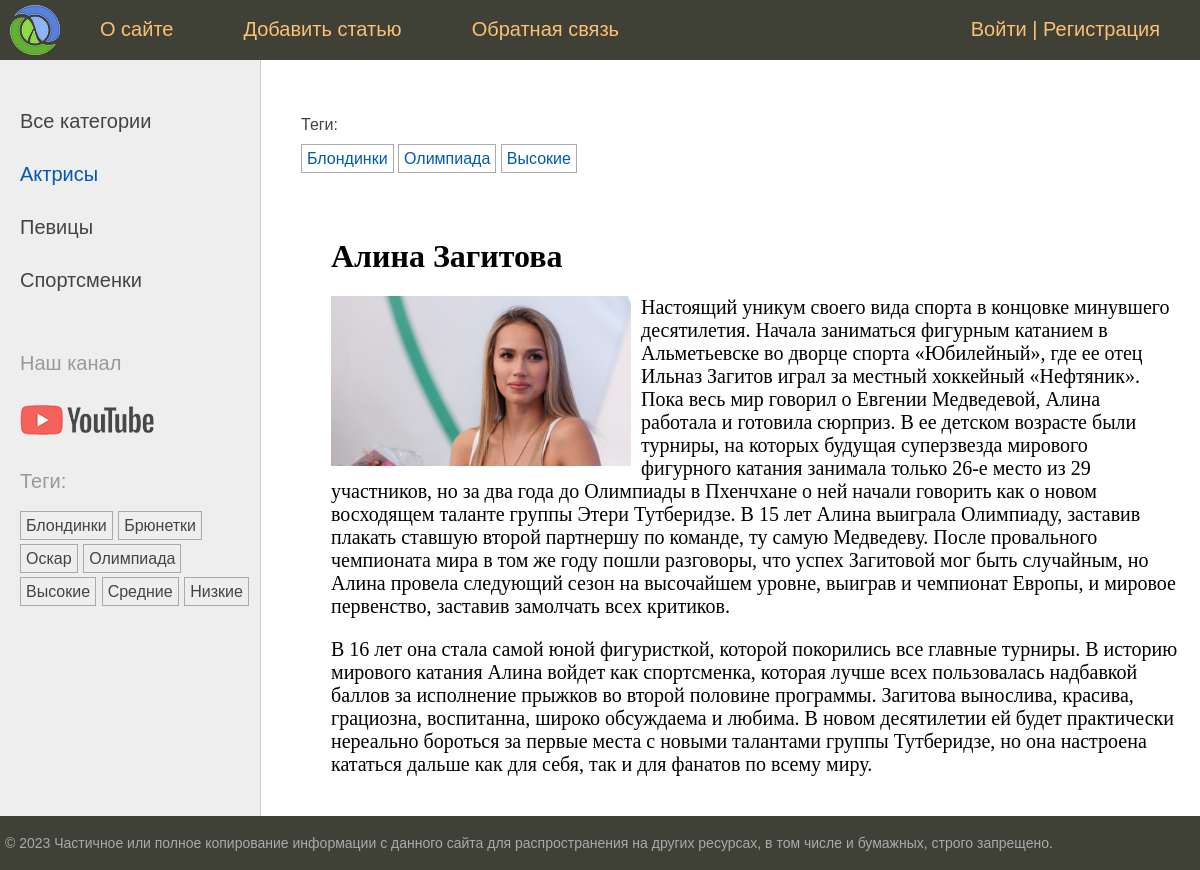
Page /post/alina-zagitova on the committed database.
### women_app/models.py (models this page shows, shortened)
class Category(models.Model):
    name = models.CharField(max_length=100, db_index=True)
    slug = models.SlugField(max_length=255, unique=True, db_index=True)
    def get_absolute_url(self):
        return reverse('categories', kwargs={'cat_slug' : self.slug})
    class Meta:
        verbose_name = 'Категории'
        verbose_name_plural = 'Категории'

class TagPost(models.Model):
    tag = models.CharField(max_length=100, db_index=True)
    slug = models.SlugField(max_length=255, unique=True, db_index=True)
    def get_absolute_url(self):
        return reverse('tag', kwargs={'tag_slug' : self.slug})

class Women(models.Model):
    class Status(models.IntegerChoices):
        DRAFT = (0, 'Черновик')
        PUBLISHED = (1, 'Опубликовано')
    title = models.CharField(max_length=255, verbose_name='Заголовок')
    content = models.TextField(blank=True, verbose_name='Контент')
    time_create = models.DateTimeField(auto_now_add=True, verbose_name='Время создания')
    time_update = models.DateTimeField(auto_now=True)
    photo = models.ImageField(upload_to='photos/%Y/%m/%d',blank=True, null=True, default=None, verbose_name='Фото')
    is_published = models.BooleanField(choices=tuple(map(lambda x: (bool(x[0]), x[1]), Status.choices)), default=Status.DRAFT, verbose_name='Статус')
    slug = models.SlugField(max_length=255, unique=True, db_index=True, blank=True)
    cat = models.ForeignKey('Category', on_delete=models.PROTECT, related_name='posts', verbose_name='Категории')
    tags = models.ManyToManyField('TagPost', blank=True, related_name='tags')
    husband = models.OneToOneField('Husband', on_delete=models.SET_NULL, related_name='wuman', null=True)
    published = PublishedManager()
    objects = models.Manager()
    author = models.ForeignKey(get_user_model(), null=True, default=None, on_delete=models.SET_NULL, related_name='posts', verbose_name='Автор')
    class Meta:
        verbose_name = 'Известные женщины'
        verbose_name_plural = 'Известные женщины'
        ordering = ['-time_create']

### women_app/views.py (the view)
# urls.py: path('post/<slug:post_slug>', views.ShowPost.as_view(), name='post'), #http://127.0.0.1:8000/post/int/
class ShowPost(DataMixin,DetailView):
    template_name = 'women_app/post.html'
    context_object_name = 'post'
    slug_url_kwarg = 'post_slug'
    cat_selected = 1
    def get_object(self, queryset=None):
        return get_object_or_404(Women.published, slug=self.kwargs[self.slug_url_kwarg])
    def get_context_data(self, **kwargs):
        context = super().get_context_data(**kwargs)
        context['title'] = context['post'].title
        return context

### women_app/context_processors.py (called while the page is built)
def get_custom_context(request):
    menu = [{'title': 'О сайте', 'url_name': 'about'},
        {'title': 'Добавить статью', 'url_name': 'add_page'},
        {'title': 'Обратная связь', 'url_name': 'contact'},
        ]
    return {'menu': menu}

### women_app/models.py (called while the page is built)
    def get_queryset(self) -> models.QuerySet:
        return super().get_queryset().filter(is_published = Women.Status.PUBLISHED)

### women_app/templatetags/women_tags.py (called while the page is built)
@register.inclusion_tag('women_app/list_categories.html')
def show_categories(cat_selected = 0):
    categories = Category.objects.all()
    return {'categories' : categories, 'cat_selected' : cat_selected}

@register.inclusion_tag('women_app/list_tags.html')
def show_all_tags():
    return {'tags' :TagPost.objects.all()}

### women_app/utils.py (called while the page is built)
    def get_context_data(self, **kwargs):
        context = super().get_context_data(**kwargs)
        if 'paginator' in context and 'page_obj' in context:
            context["page_range"] = context["paginator"].get_elided_page_range(context["page_obj"].number, on_each_side=2, on_ends=1)
        return context

### women_app/templates/women_app/post.html
{% extends 'base.html' %}
{% block breadcrumbs %}
{% with post.tags.all as tags %}
{% if tags %}
<p>Теги:</p>
<ul class="tags-list">
	{% for t in tags %}
	<li><a href="{{t.get_absolute_url}}">{{t.tag}}</a></li>
	{% endfor %}
</ul>
{% endif %}
{% endwith %}
{% endblock %}
{% block content %}
<h1>{{post.title}}</h1>
{% if post.photo %}
	<img class="img-article-left" src="{{ post.photo.url }}" alt="{{ post.title }}">
{% endif %}
{{post.content|linebreaks}}
{% endblock %}

### women_app/templates/women_app/list_categories.html
{% for cat in categories %}
{% if cat_selected == cat.id %}
<li class ='selected'> {{cat.name}}</li>
{% else %}
<li><a href="{{cat.get_absolute_url}}"> {{cat.name}}</a></li>
{% endif %}
{% endfor %}

### women_app/templates/women_app/list_tags.html
{% if tags %}
<p>Теги:</p>
<ul class="tags-list">
    {% for t in tags %}
    <li><a href="{{t.get_absolute_url}}">{{t.tag}}</a></li>
    {% endfor %}
</ul>
{% endif %}

### women_app/static/women/css/styles.css (style rules this page uses)
html, body { font-family: 'Arial'; margin: 0; padding: 0; height: 100%; width: 100%; color: #444; }
a { color: #0059b2; text-decoration: none; }
img { max-width: 600px; height: auto; }
img.img-article-left { max-width: 300px; height: auto; float: left; padding: 0 10px 10px 0; }
.left-chapters ul { width: 230px; margin: 0; padding: 20px 10px 10px 20px; list-style: none; font-size: 20px; }
.left-chapters ul li { margin: 30px 0 0 0; color: #999; }
.left-chapters ul li.selected { color: #0059b2; }
.left-chapters ul li a { color: #444; text-decoration: none; }
ul.tags-list { width: 100%; margin: 0; padding: 0; list-style: none; }
ul.tags-list li { margin: 0; padding: 0 0 10px; display: inline-block; }
ul.tags-list li a { padding: 5px; font-size: 16px; border: 1px solid #aaa; }
.content-text h1 { font-size: 32px; }

### rows in the picture
Category: name "Актрисы"
Category: name "Певицы"
Category: name "Спортсменки"
TagPost: tag "Блондинки"
TagPost: tag "Брюнетки"
TagPost: tag "Оскар"
TagPost: tag "Олимпиада"
TagPost: tag "Высокие"
TagPost: tag "Средние"
TagPost: tag "Низкие"
Women: title "Алина Загитова", photo (picture), content "Настоящий уникум своего вида спорта в концовке минувшего десятилетия. Начала заниматься фигурным катанием в Альметьевске во дворце спорта «Юбилейный», где ее отец Ильназ Загитов играл за местный хоккейный «Нефтяник». Пока весь мир говорил о Евгении Медведевой, Алина работала и готовила сюрприз. В ее детском возрасте были турниры, на которых будущая суперзвезда мирового фигурного катания занимала только 26-е место из 29 участников, но за два года до Олимпиады в Пхенчхане о ней начали говорить как о новом восходящем таланте группы Этери Тутберидзе. В 15 лет Алина выиграла Олимпиаду, заставив плакать ставшую второй партнершу по команде, ту самую Медведеву. После провального чемпионата мира в…"

### other values in the picture
{{ m.title }} "О сайте" "Добавить статью" "Обратная связь"
